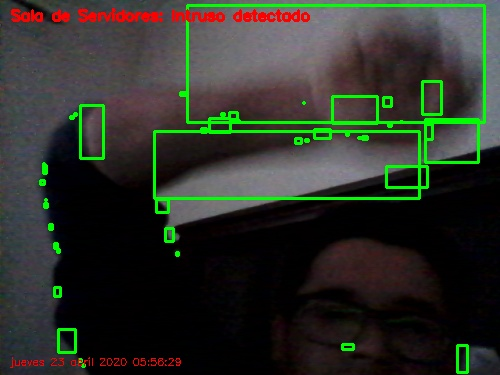
#> input picture 20200423_175629.jpg, 500 x 375 px, given in place of detector-movimiento-opencv.mp4, which was not available
$ python camara.py   (older library calls are emulated)
#> lines starting #> are read from the running program, lines starting #| are printed output that depends on the picture; pictures that were not available may be replaced by others from this repository, and a replacement may not be noted

# Importamos las librerías necesarias
import numpy as np
import cv2
import time

# Cargamos el vídeo
camara = cv2.VideoCapture("detector-movimiento-opencv.mp4")

# Inicializamos el primer frame a vacío.
# Nos servirá para obtener el fondo
fondo = None

# Recorremos todos los frames
while True:
	# Obtenemos el frame
	(grabbed, frame) = camara.read()
#> frame is the input picture: shape (375, 500, 3); mean B, G, R 41, 50, 45.8

	# Si hemos llegado al final del vídeo salimos
	if not grabbed:
		break

	# Convertimos a escala de grises
	gris = cv2.cvtColor(frame, cv2.COLOR_BGR2GRAY)
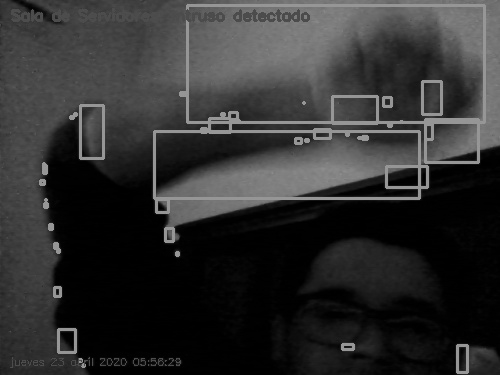
#> gris: shape (375, 500); min 0, max 157, mean 47.7

	# Aplicamos suavizado para eliminar ruido
	gris = cv2.GaussianBlur(gris, (21, 21), 0)
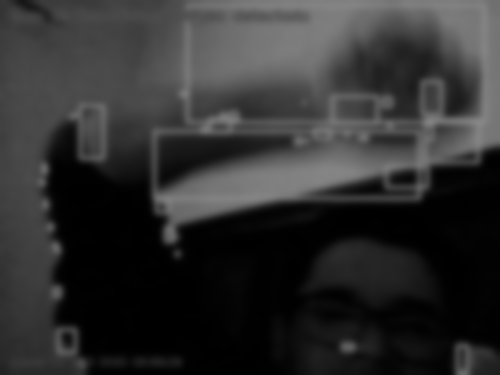
#> gris: shape (375, 500); min 0, max 134, mean 47.7

	# Si todavía no hemos obtenido el fondo, lo obtenemos
	# Será el primer frame que obtengamos
	if fondo is None:
		fondo = gris
		continue

	# Calculo de la diferencia entre el fondo y el frame actual
	resta = cv2.absdiff(fondo, gris)

	# Aplicamos un umbral
	umbral = cv2.threshold(resta, 25, 255, cv2.THRESH_BINARY)[1]

	# Dilatamos el umbral para tapar agujeros
	umbral = cv2.dilate(umbral, None, iterations=2)

	# Copiamos el umbral para detectar los contornos
	contornosimg = umbral.copy()

	# Buscamos contorno en la imagen
	im, contornos, hierarchy = cv2.findContours(contornosimg,cv2.RETR_TREE,cv2.CHAIN_APPROX_SIMPLE)

	# Recorremos todos los contornos encontrados
	for c in contornos:
		# Eliminamos los contornos más pequeños
		if cv2.contourArea(c) < 500:
			continue

		# Obtenemos el bounds del contorno, el rectángulo mayor que engloba al contorno
		(x, y, w, h) = cv2.boundingRect(c)
		# Dibujamos el rectángulo del bounds
		cv2.rectangle(frame, (x, y), (x + w, y + h), (0, 255, 0), 2)

	# Mostramos las imágenes de la cámara, el umbral y la resta
	cv2.imshow("Camara", frame)
	cv2.imshow("Umbral", umbral)
	cv2.imshow("Resta", resta)
	cv2.imshow("Contorno", contornosimg)

	# Capturamos una tecla para salir
	key = cv2.waitKey(1) & 0xFF

	# Tiempo de espera para que se vea bien
	time.sleep(0.015)

	# Si ha pulsado la letra s, salimos
	if key == ord("s"):
		break

# Liberamos la cámara y cerramos todas las ventanas
camara.release()
cv2.destroyAllWindows()

$ run again, on 20200423_180245.jpg
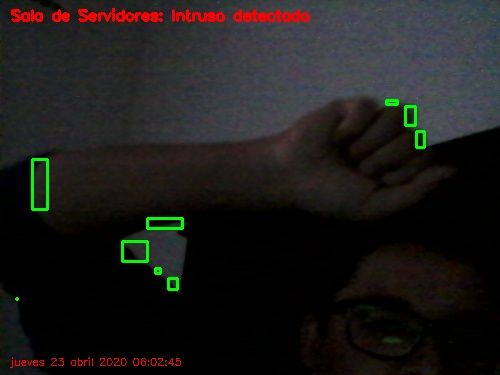
#> input picture 20200423_180245.jpg, 500 x 375 px, given in place of detector-movimiento-opencv.mp4, which was not available
#> frame is the input picture: shape (375, 500, 3); mean B, G, R 26.2, 27.6, 29.4
#> `gris = cv2.cvtColor(frame, cv2.COLOR_BGR2GRAY)`:
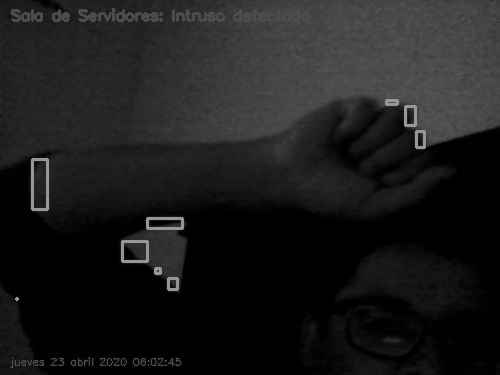
#> gris: shape (375, 500); min 0, max 156, mean 28
#> `gris = cv2.GaussianBlur(gris, (21, 21), 0)`:
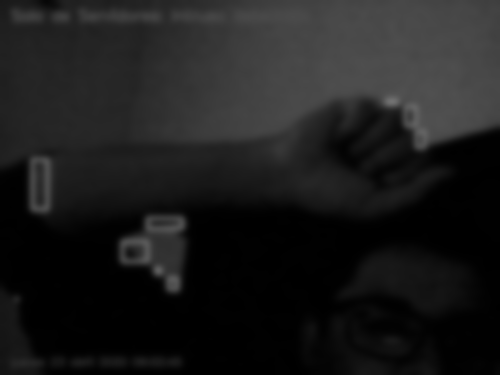
#> gris: shape (375, 500); min 0, max 114, mean 27.9

$ run again, on 20200423_180637.jpg
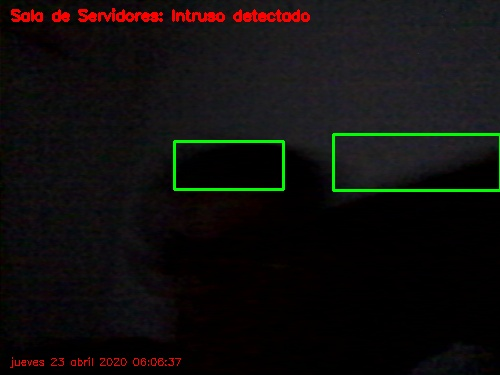
#> input picture 20200423_180637.jpg, 500 x 375 px, given in place of detector-movimiento-opencv.mp4, which was not available
#> frame is the input picture: shape (375, 500, 3); mean B, G, R 13.4, 14.6, 16.4
#> `gris = cv2.cvtColor(frame, cv2.COLOR_BGR2GRAY)`:
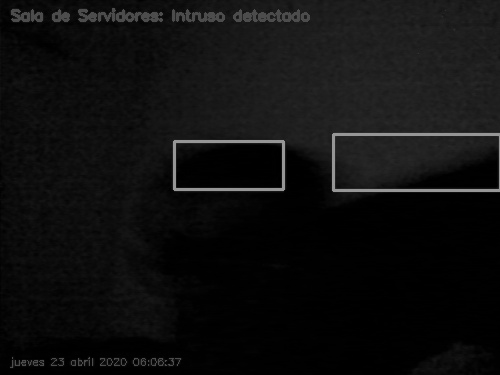
#> gris: shape (375, 500); min 0, max 155, mean 15
#> `gris = cv2.GaussianBlur(gris, (21, 21), 0)`:
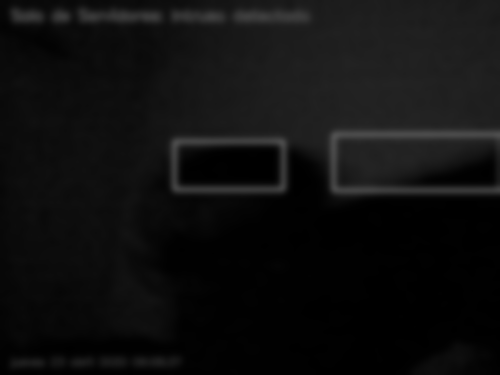
#> gris: shape (375, 500); min 0, max 80, mean 14.9

$ run again, on alerta.jpg
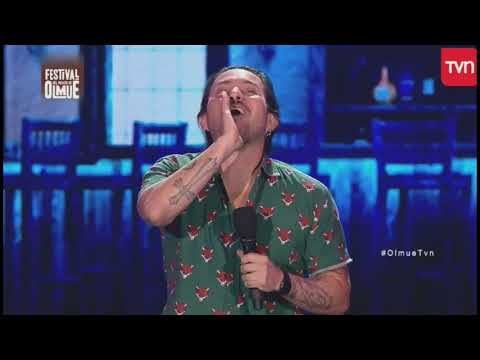
#> input picture alerta.jpg, 480 x 360 px, given in place of detector-movimiento-opencv.mp4, which was not available
#> frame is the input picture: shape (360, 480, 3); mean B, G, R 81.5, 51.5, 45.9
#> `gris = cv2.cvtColor(frame, cv2.COLOR_BGR2GRAY)`:
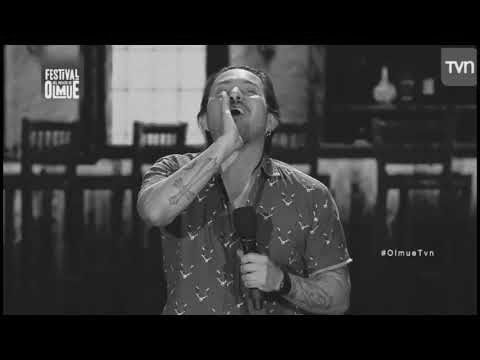
#> gris: shape (360, 480); min 0, max 254, mean 53.3
#> `gris = cv2.GaussianBlur(gris, (21, 21), 0)`:
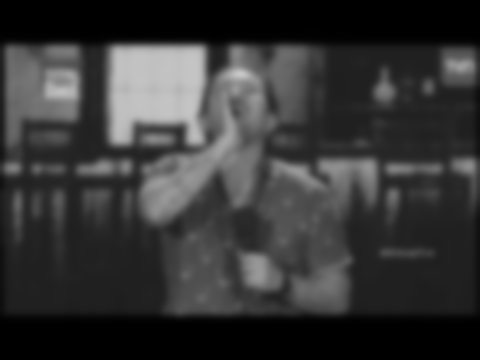
#> gris: shape (360, 480); min 0, max 200, mean 53.3
